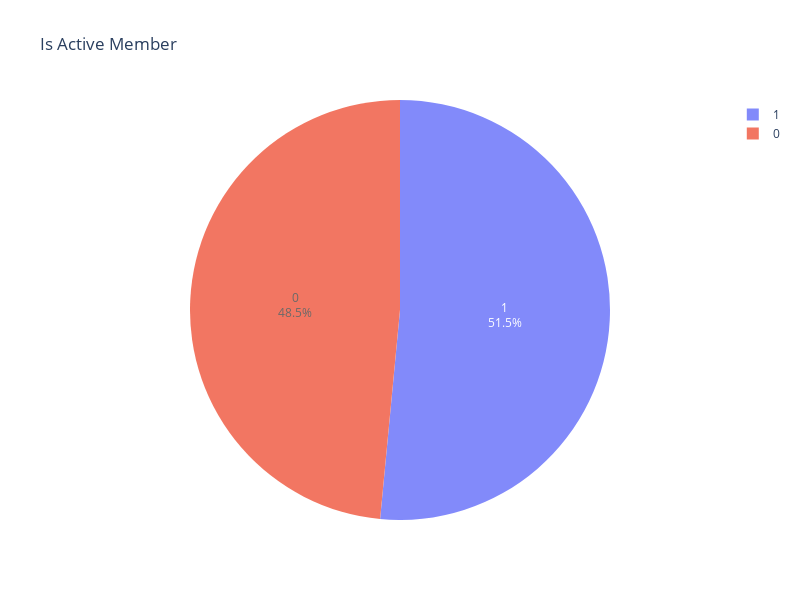

The notebook cell this image was saved under:
### Code cell
Contract_name = original_df['IsActiveMember'].value_counts().index.to_list()
Contract_values = original_df['IsActiveMember'].value_counts().values.tolist()
# pie_chart(labels=Contract_name, sizes=Contract_values, title="Payment Methods")
pie_chart_plotly(labels=Contract_name, sizes=Contract_values, title="Is Active Member")

### Figure 1 — Plotly figure (JSON) as saved in the notebook; plotly's stock layout.template omitted (floating-point values rounded to 4 significant figures)
{"data": [{"domain": {"x": [0, 1], "y": [0, 1]}, "hole": 0, "hovertemplate": "labels=%{label}<br>sizes=%{value}<extra></extra>", "labels": [1, 0], "legendgroup": "", "name": "", "opacity": 0.8, "pull": [0, 0], "showlegend": true, "textinfo": "percent+label", "textposition": "inside", "type": "pie", "values": [5151, 4849]}], "layout": {"height": 600, "legend": {"tracegroupgap": 0}, "title": {"text": "Is Active Member"}, "width": 800}}
